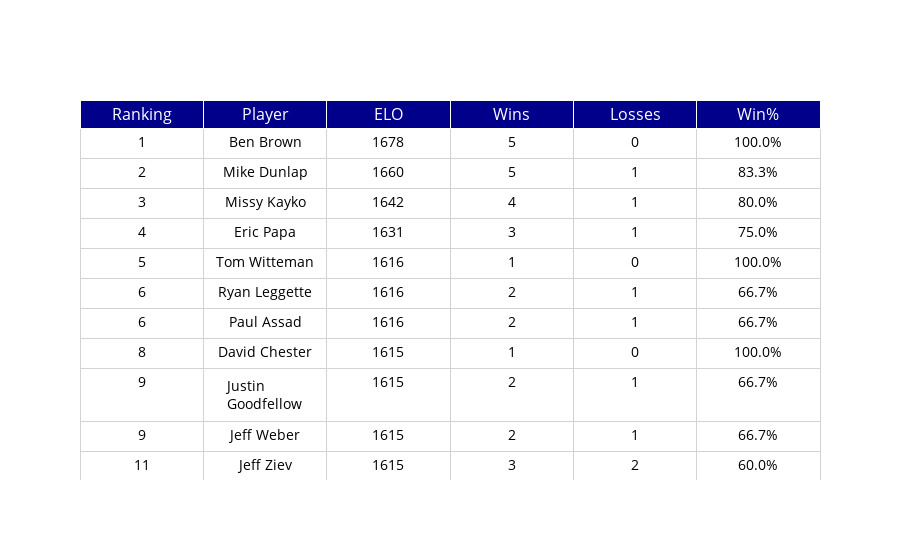

Notebook source saved alongside this figure:
### Code cell
rowEvenColor = 'lightgrey'
rowOddColor = 'white'

fig = go.Figure(data=[go.Table(
    header=dict(values=list(column_names),
                fill_color='darkblue',
                font_color='white',
                font_size=16,
                align='center'),
    cells=dict(values=[
                final_table_print.Ranking,
                final_table_print.Player,
                final_table_print.ELO,
                final_table_print.Wins,
                final_table_print.Losses, 
                final_table_print['Win%']
                ],
               fill_color='white',
               font_color='black',
               font_size=14,
               align='center',
               height=30,
               line_color='lightgray',
               format=["1234","","#","#","#",".1%"]
               ),
    columnwidth=20)])

fig.show()
fig.write_html("final_table.html", include_plotlyjs="cdn")

final_table_print.to_csv('Rankings_Table.csv',index=False)
final_table_print.to_excel('Rankings_Table.xlsx',index=False)
final_table_print

### Figure 1 — Plotly figure (JSON) as saved in the notebook; plotly's stock layout.template omitted (floating-point values rounded to 4 significant figures; data arrays with more than 128 entries replaced by an {"elided": "..."} marker saying what was removed)
{"data": [{"cells": {"align": "center", "fill": {"color": "white"}, "font": {"color": "black", "size": 14}, "format": ["1234", "", "#", "#", "#", ".1%"], "height": 30, "line": {"color": "lightgray"}, "values": {"elided": "6x38 mixed values"}}, "columnwidth": 20, "header": {"align": "center", "fill": {"color": "darkblue"}, "font": {"color": "white", "size": 16}, "values": ["Ranking", "Player", "ELO", "Wins", "Losses", "Win%"]}, "type": "table"}], "layout": {}}
